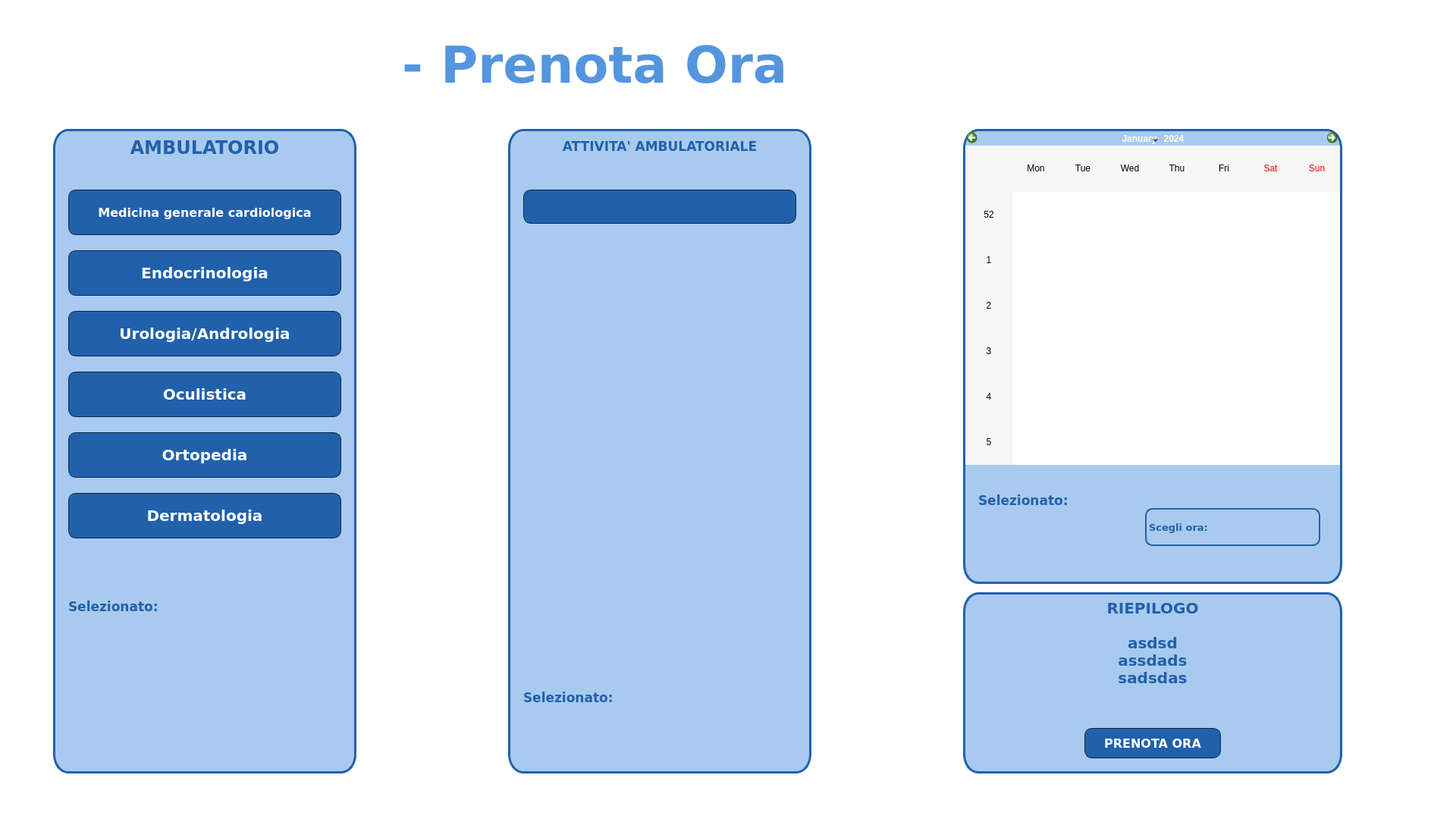
<?xml version="1.0" encoding="UTF-8"?>
<ui version="4.0">
 <class>prenota_ora_paziente</class>
 <widget class="QWidget" name="prenota_ora_paziente">
  <property name="geometry">
   <rect>
    <x>0</x>
    <y>0</y>
    <width>1920</width>
    <height>1080</height>
   </rect>
  </property>
  <property name="minimumSize">
   <size>
    <width>1920</width>
    <height>1080</height>
   </size>
  </property>
  <property name="maximumSize">
   <size>
    <width>1920</width>
    <height>1080</height>
   </size>
  </property>
  <property name="palette">
   <palette>
    <active>
     <colorrole role="Button">
      <brush brushstyle="SolidPattern">
       <color alpha="255">
        <red>255</red>
        <green>255</green>
        <blue>255</blue>
       </color>
      </brush>
     </colorrole>
     <colorrole role="Base">
      <brush brushstyle="SolidPattern">
       <color alpha="255">
        <red>255</red>
        <green>255</green>
        <blue>255</blue>
       </color>
      </brush>
     </colorrole>
     <colorrole role="Window">
      <brush brushstyle="SolidPattern">
       <color alpha="255">
        <red>255</red>
        <green>255</green>
        <blue>255</blue>
       </color>
      </brush>
     </colorrole>
    </active>
    <inactive>
     <colorrole role="Button">
      <brush brushstyle="SolidPattern">
       <color alpha="255">
        <red>255</red>
        <green>255</green>
        <blue>255</blue>
       </color>
      </brush>
     </colorrole>
     <colorrole role="Base">
      <brush brushstyle="SolidPattern">
       <color alpha="255">
        <red>255</red>
        <green>255</green>
        <blue>255</blue>
       </color>
      </brush>
     </colorrole>
     <colorrole role="Window">
      <brush brushstyle="SolidPattern">
       <color alpha="255">
        <red>255</red>
        <green>255</green>
        <blue>255</blue>
       </color>
      </brush>
     </colorrole>
    </inactive>
    <disabled>
     <colorrole role="Button">
      <brush brushstyle="SolidPattern">
       <color alpha="255">
        <red>255</red>
        <green>255</green>
        <blue>255</blue>
       </color>
      </brush>
     </colorrole>
     <colorrole role="Base">
      <brush brushstyle="SolidPattern">
       <color alpha="255">
        <red>255</red>
        <green>255</green>
        <blue>255</blue>
       </color>
      </brush>
     </colorrole>
     <colorrole role="Window">
      <brush brushstyle="SolidPattern">
       <color alpha="255">
        <red>255</red>
        <green>255</green>
        <blue>255</blue>
       </color>
      </brush>
     </colorrole>
    </disabled>
   </palette>
  </property>
  <property name="windowTitle">
   <string>Clinica Casa Alfredo</string>
  </property>
  <property name="windowIcon">
   <iconset>
    <normaloff>Immagini/logo_casa_alfredo.png</normaloff>Immagini/logo_casa_alfredo.png</iconset>
  </property>
  <property name="styleSheet">
   <string notr="true"/>
  </property>
  <widget class="QPushButton" name="tendina_button">
   <property name="geometry">
    <rect>
     <x>1820</x>
     <y>20</y>
     <width>70</width>
     <height>70</height>
    </rect>
   </property>
   <property name="cursor">
    <cursorShape>PointingHandCursor</cursorShape>
   </property>
   <property name="styleSheet">
    <string notr="true">QPushButton#tendina_button:pressed {
background-color: rgb(0, 0, 0, 0);
}</string>
   </property>
   <property name="text">
    <string/>
   </property>
   <property name="icon">
    <iconset>
     <normaloff>Immagini/tendina_chiusa.png</normaloff>Immagini/tendina_chiusa.png</iconset>
   </property>
   <property name="iconSize">
    <size>
     <width>70</width>
     <height>70</height>
    </size>
   </property>
   <property name="flat">
    <bool>true</bool>
   </property>
  </widget>
  <widget class="QLabel" name="prenota_ora">
   <property name="geometry">
    <rect>
     <x>530</x>
     <y>20</y>
     <width>981</width>
     <height>131</height>
    </rect>
   </property>
   <property name="font">
    <font>
     <family>Verdana</family>
     <pointsize>50</pointsize>
     <weight>75</weight>
     <bold>true</bold>
    </font>
   </property>
   <property name="styleSheet">
    <string notr="true">color: rgb(84, 149, 223);</string>
   </property>
   <property name="text">
    <string>- Prenota Ora</string>
   </property>
  </widget>
  <widget class="QLabel" name="logo">
   <property name="geometry">
    <rect>
     <x>10</x>
     <y>5</y>
     <width>110</width>
     <height>130</height>
    </rect>
   </property>
   <property name="text">
    <string/>
   </property>
   <property name="pixmap">
    <pixmap>Immagini/logo_casa_alfredo.png</pixmap>
   </property>
   <property name="scaledContents">
    <bool>true</bool>
   </property>
  </widget>
  <widget class="QLabel" name="titolo">
   <property name="geometry">
    <rect>
     <x>110</x>
     <y>20</y>
     <width>401</width>
     <height>110</height>
    </rect>
   </property>
   <property name="text">
    <string/>
   </property>
   <property name="pixmap">
    <pixmap>Immagini/titolo_casa_alfredo.png</pixmap>
   </property>
   <property name="scaledContents">
    <bool>true</bool>
   </property>
  </widget>
  <widget class="QLabel" name="ambulatorio_label">
   <property name="geometry">
    <rect>
     <x>70</x>
     <y>170</y>
     <width>400</width>
     <height>850</height>
    </rect>
   </property>
   <property name="font">
    <font>
     <family>Verdana</family>
     <pointsize>18</pointsize>
     <weight>75</weight>
     <bold>true</bold>
    </font>
   </property>
   <property name="styleSheet">
    <string notr="true">background-color: rgb(169, 202, 239);
border-radius: 20px solid;
border: 3px solid;
border-color: rgb(33, 97, 171);
color: rgb(33, 97, 171);</string>
   </property>
   <property name="text">
    <string>AMBULATORIO</string>
   </property>
   <property name="alignment">
    <set>Qt::AlignHCenter|Qt::AlignTop</set>
   </property>
  </widget>
  <widget class="QLabel" name="attivita_ambulatoriale_label">
   <property name="geometry">
    <rect>
     <x>670</x>
     <y>170</y>
     <width>400</width>
     <height>850</height>
    </rect>
   </property>
   <property name="font">
    <font>
     <family>Verdana</family>
     <pointsize>13</pointsize>
     <weight>75</weight>
     <bold>true</bold>
    </font>
   </property>
   <property name="styleSheet">
    <string notr="true">background-color: rgb(169, 202, 239);
border-radius: 20px solid;
border: 3px solid;
border-color: rgb(33, 97, 171);
color: rgb(33, 97, 171);
padding-top: 5px;</string>
   </property>
   <property name="text">
    <string>ATTIVITA' AMBULATORIALE</string>
   </property>
   <property name="alignment">
    <set>Qt::AlignHCenter|Qt::AlignTop</set>
   </property>
  </widget>
  <widget class="QLabel" name="data_e_ora_label">
   <property name="geometry">
    <rect>
     <x>1270</x>
     <y>170</y>
     <width>500</width>
     <height>600</height>
    </rect>
   </property>
   <property name="styleSheet">
    <string notr="true">background-color: rgb(169, 202, 239);
border-radius: 20px solid;
border: 3px solid;
border-color: rgb(33, 97, 171);</string>
   </property>
   <property name="text">
    <string/>
   </property>
  </widget>
  <widget class="QLabel" name="riepilogo_label">
   <property name="geometry">
    <rect>
     <x>1270</x>
     <y>781</y>
     <width>500</width>
     <height>239</height>
    </rect>
   </property>
   <property name="font">
    <font>
     <family>Verdana</family>
     <pointsize>15</pointsize>
     <weight>75</weight>
     <bold>true</bold>
    </font>
   </property>
   <property name="styleSheet">
    <string notr="true">background-color: rgb(169, 202, 239);
border-radius: 20px solid;
border: 3px solid;
border-color: rgb(33, 97, 171);
color: rgb(33, 97, 171);</string>
   </property>
   <property name="text">
    <string>RIEPILOGO

asdsd
assdads
sadsdas</string>
   </property>
   <property name="alignment">
    <set>Qt::AlignHCenter|Qt::AlignTop</set>
   </property>
  </widget>
  <widget class="QLabel" name="freccia_1">
   <property name="geometry">
    <rect>
     <x>485</x>
     <y>545</y>
     <width>180</width>
     <height>100</height>
    </rect>
   </property>
   <property name="text">
    <string/>
   </property>
   <property name="pixmap">
    <pixmap>Immagini/freccia.png</pixmap>
   </property>
   <property name="scaledContents">
    <bool>true</bool>
   </property>
  </widget>
  <widget class="QLabel" name="freccia_2">
   <property name="geometry">
    <rect>
     <x>1085</x>
     <y>545</y>
     <width>180</width>
     <height>100</height>
    </rect>
   </property>
   <property name="text">
    <string/>
   </property>
   <property name="pixmap">
    <pixmap>Immagini/freccia.png</pixmap>
   </property>
   <property name="scaledContents">
    <bool>true</bool>
   </property>
  </widget>
  <widget class="QCalendarWidget" name="calendarWidget">
   <property name="geometry">
    <rect>
     <x>1273</x>
     <y>173</y>
     <width>494</width>
     <height>440</height>
    </rect>
   </property>
   <property name="styleSheet">
    <string notr="true">border-radius: 20px solid;</string>
   </property>
  </widget>
  <widget class="QPushButton" name="medicina_generale_cardiologica">
   <property name="geometry">
    <rect>
     <x>90</x>
     <y>250</y>
     <width>360</width>
     <height>60</height>
    </rect>
   </property>
   <property name="font">
    <font>
     <family>Verdana</family>
     <pointsize>12</pointsize>
     <weight>75</weight>
     <bold>true</bold>
    </font>
   </property>
   <property name="styleSheet">
    <string notr="true">QPushButton#medicina_generale_cardiologica {
background-color: rgb(33, 97, 171);
border: 1px solid;
border-color: rgb(13, 41, 73);
border-radius: 10px;
color: rgb(255, 255, 255);
}
QPushButton#medicina_generale_cardiologica:pressed {
background-color: rgb(13, 41, 73);
border-color: rgb(33, 97, 171);
color: rgb(200, 200, 200);
}</string>
   </property>
   <property name="text">
    <string>Medicina generale cardiologica</string>
   </property>
  </widget>
  <widget class="QPushButton" name="endocrinologia">
   <property name="geometry">
    <rect>
     <x>90</x>
     <y>330</y>
     <width>360</width>
     <height>60</height>
    </rect>
   </property>
   <property name="font">
    <font>
     <family>Verdana</family>
     <pointsize>15</pointsize>
     <weight>75</weight>
     <bold>true</bold>
    </font>
   </property>
   <property name="styleSheet">
    <string notr="true">QPushButton#endocrinologia {
background-color: rgb(33, 97, 171);
border: 1px solid;
border-color: rgb(13, 41, 73);
border-radius: 10px;
color: rgb(255, 255, 255);
}
QPushButton#endocrinologia:pressed {
background-color: rgb(13, 41, 73);
border-color: rgb(33, 97, 171);
color: rgb(200, 200, 200);
}</string>
   </property>
   <property name="text">
    <string>Endocrinologia</string>
   </property>
  </widget>
  <widget class="QPushButton" name="urologia_andrologia">
   <property name="geometry">
    <rect>
     <x>90</x>
     <y>410</y>
     <width>360</width>
     <height>60</height>
    </rect>
   </property>
   <property name="font">
    <font>
     <family>Verdana</family>
     <pointsize>15</pointsize>
     <weight>75</weight>
     <bold>true</bold>
    </font>
   </property>
   <property name="styleSheet">
    <string notr="true">QPushButton#urologia_andrologia {
background-color: rgb(33, 97, 171);
border: 1px solid;
border-color: rgb(13, 41, 73);
border-radius: 10px;
color: rgb(255, 255, 255);
}
QPushButton#urologia_andrologia:pressed {
background-color: rgb(13, 41, 73);
border-color: rgb(33, 97, 171);
color: rgb(200, 200, 200);
}</string>
   </property>
   <property name="text">
    <string>Urologia/Andrologia</string>
   </property>
  </widget>
  <widget class="QPushButton" name="oculistica">
   <property name="geometry">
    <rect>
     <x>90</x>
     <y>490</y>
     <width>360</width>
     <height>60</height>
    </rect>
   </property>
   <property name="font">
    <font>
     <family>Verdana</family>
     <pointsize>15</pointsize>
     <weight>75</weight>
     <bold>true</bold>
    </font>
   </property>
   <property name="styleSheet">
    <string notr="true">QPushButton#oculistica {
background-color: rgb(33, 97, 171);
border: 1px solid;
border-color: rgb(13, 41, 73);
border-radius: 10px;
color: rgb(255, 255, 255);
}
QPushButton#oculistica:pressed {
background-color: rgb(13, 41, 73);
border-color: rgb(33, 97, 171);
color: rgb(200, 200, 200);
}</string>
   </property>
   <property name="text">
    <string>Oculistica</string>
   </property>
  </widget>
  <widget class="QPushButton" name="ortopedia">
   <property name="geometry">
    <rect>
     <x>90</x>
     <y>570</y>
     <width>360</width>
     <height>60</height>
    </rect>
   </property>
   <property name="font">
    <font>
     <family>Verdana</family>
     <pointsize>15</pointsize>
     <weight>75</weight>
     <bold>true</bold>
    </font>
   </property>
   <property name="styleSheet">
    <string notr="true">QPushButton#ortopedia {
background-color: rgb(33, 97, 171);
border: 1px solid;
border-color: rgb(13, 41, 73);
border-radius: 10px;
color: rgb(255, 255, 255);
}
QPushButton#ortopedia:pressed {
background-color: rgb(13, 41, 73);
border-color: rgb(33, 97, 171);
color: rgb(200, 200, 200);
}</string>
   </property>
   <property name="text">
    <string>Ortopedia</string>
   </property>
  </widget>
  <widget class="QPushButton" name="dermatologia">
   <property name="geometry">
    <rect>
     <x>90</x>
     <y>650</y>
     <width>360</width>
     <height>60</height>
    </rect>
   </property>
   <property name="font">
    <font>
     <family>Verdana</family>
     <pointsize>15</pointsize>
     <weight>75</weight>
     <bold>true</bold>
    </font>
   </property>
   <property name="styleSheet">
    <string notr="true">QPushButton#dermatologia {
background-color: rgb(33, 97, 171);
border: 1px solid;
border-color: rgb(13, 41, 73);
border-radius: 10px;
color: rgb(255, 255, 255);
}
QPushButton#dermatologia:pressed {
background-color: rgb(13, 41, 73);
border-color: rgb(33, 97, 171);
color: rgb(200, 200, 200);
}</string>
   </property>
   <property name="text">
    <string>Dermatologia</string>
   </property>
  </widget>
  <widget class="QLabel" name="selezionato_ambulatorio">
   <property name="geometry">
    <rect>
     <x>90</x>
     <y>790</y>
     <width>360</width>
     <height>90</height>
    </rect>
   </property>
   <property name="font">
    <font>
     <family>Verdana</family>
     <pointsize>13</pointsize>
     <weight>75</weight>
     <bold>true</bold>
    </font>
   </property>
   <property name="styleSheet">
    <string notr="true">color: rgb(33, 97, 171);</string>
   </property>
   <property name="text">
    <string>Selezionato:</string>
   </property>
   <property name="alignment">
    <set>Qt::AlignLeading|Qt::AlignLeft|Qt::AlignTop</set>
   </property>
  </widget>
  <widget class="QPushButton" name="attivita_ambulatoriale_button_1">
   <property name="geometry">
    <rect>
     <x>690</x>
     <y>250</y>
     <width>360</width>
     <height>45</height>
    </rect>
   </property>
   <property name="font">
    <font>
     <family>Verdana</family>
     <pointsize>12</pointsize>
     <weight>75</weight>
     <bold>true</bold>
    </font>
   </property>
   <property name="styleSheet">
    <string notr="true">QPushButton#attivita_ambulatoriale_button_1{
background-color: rgb(33, 97, 171);
border: 1px solid;
border-color: rgb(13, 41, 73);
border-radius: 10px;
color: rgb(255, 255, 255);
}
QPushButton#attivita_ambulatoriale_button_1:pressed {
background-color: rgb(13, 41, 73);
border-color: rgb(33, 97, 171);
color: rgb(200, 200, 200);
}</string>
   </property>
   <property name="text">
    <string/>
   </property>
  </widget>
  <widget class="QLabel" name="selezionato_attivita_ambulatoriale">
   <property name="geometry">
    <rect>
     <x>690</x>
     <y>910</y>
     <width>360</width>
     <height>90</height>
    </rect>
   </property>
   <property name="font">
    <font>
     <family>Verdana</family>
     <pointsize>13</pointsize>
     <weight>75</weight>
     <bold>true</bold>
    </font>
   </property>
   <property name="styleSheet">
    <string notr="true">color: rgb(33, 97, 171);</string>
   </property>
   <property name="text">
    <string>Selezionato:</string>
   </property>
   <property name="alignment">
    <set>Qt::AlignLeading|Qt::AlignLeft|Qt::AlignTop</set>
   </property>
  </widget>
  <widget class="QLabel" name="selezionato_data_e_ora">
   <property name="geometry">
    <rect>
     <x>1290</x>
     <y>650</y>
     <width>201</width>
     <height>90</height>
    </rect>
   </property>
   <property name="font">
    <font>
     <family>Verdana</family>
     <pointsize>13</pointsize>
     <weight>75</weight>
     <bold>true</bold>
    </font>
   </property>
   <property name="styleSheet">
    <string notr="true">color: rgb(33, 97, 171);</string>
   </property>
   <property name="text">
    <string>Selezionato:</string>
   </property>
   <property name="alignment">
    <set>Qt::AlignLeading|Qt::AlignLeft|Qt::AlignTop</set>
   </property>
  </widget>
  <widget class="QPushButton" name="prenota_ora_button">
   <property name="geometry">
    <rect>
     <x>1430</x>
     <y>960</y>
     <width>180</width>
     <height>40</height>
    </rect>
   </property>
   <property name="font">
    <font>
     <family>Verdana</family>
     <pointsize>12</pointsize>
     <weight>75</weight>
     <bold>true</bold>
    </font>
   </property>
   <property name="styleSheet">
    <string notr="true">QPushButton#prenota_ora_button {
background-color: rgb(33, 97, 171);
border: 1px solid;
border-color: rgb(13, 41, 73);
border-radius: 10px;
color: rgb(255, 255, 255);
}
QPushButton#prenota_ora_button:pressed {
background-color: rgb(13, 41, 73);
border-color: rgb(33, 97, 171);
color: rgb(200, 200, 200);
}</string>
   </property>
   <property name="text">
    <string>PRENOTA ORA</string>
   </property>
  </widget>
  <widget class="QLabel" name="lunedi">
   <property name="geometry">
    <rect>
     <x>1335</x>
     <y>256</y>
     <width>62</width>
     <height>357</height>
    </rect>
   </property>
   <property name="cursor">
    <cursorShape>ForbiddenCursor</cursorShape>
   </property>
   <property name="styleSheet">
    <string notr="true">background-color: white</string>
   </property>
   <property name="text">
    <string/>
   </property>
  </widget>
  <widget class="QLabel" name="martedi">
   <property name="geometry">
    <rect>
     <x>1397</x>
     <y>256</y>
     <width>62</width>
     <height>357</height>
    </rect>
   </property>
   <property name="cursor">
    <cursorShape>ForbiddenCursor</cursorShape>
   </property>
   <property name="styleSheet">
    <string notr="true">background-color: white</string>
   </property>
   <property name="text">
    <string/>
   </property>
  </widget>
  <widget class="QLabel" name="mercoledi">
   <property name="geometry">
    <rect>
     <x>1459</x>
     <y>256</y>
     <width>62</width>
     <height>357</height>
    </rect>
   </property>
   <property name="cursor">
    <cursorShape>ForbiddenCursor</cursorShape>
   </property>
   <property name="styleSheet">
    <string notr="true">background-color: white</string>
   </property>
   <property name="text">
    <string/>
   </property>
  </widget>
  <widget class="QLabel" name="giovedi">
   <property name="geometry">
    <rect>
     <x>1521</x>
     <y>256</y>
     <width>62</width>
     <height>357</height>
    </rect>
   </property>
   <property name="cursor">
    <cursorShape>ForbiddenCursor</cursorShape>
   </property>
   <property name="styleSheet">
    <string notr="true">background-color: white</string>
   </property>
   <property name="text">
    <string/>
   </property>
  </widget>
  <widget class="QLabel" name="venerdi">
   <property name="geometry">
    <rect>
     <x>1583</x>
     <y>256</y>
     <width>62</width>
     <height>357</height>
    </rect>
   </property>
   <property name="cursor">
    <cursorShape>ForbiddenCursor</cursorShape>
   </property>
   <property name="styleSheet">
    <string notr="true">background-color: white</string>
   </property>
   <property name="text">
    <string/>
   </property>
  </widget>
  <widget class="QLabel" name="sabato">
   <property name="geometry">
    <rect>
     <x>1645</x>
     <y>256</y>
     <width>62</width>
     <height>357</height>
    </rect>
   </property>
   <property name="cursor">
    <cursorShape>ForbiddenCursor</cursorShape>
   </property>
   <property name="styleSheet">
    <string notr="true">background-color: white</string>
   </property>
   <property name="text">
    <string/>
   </property>
  </widget>
  <widget class="QLabel" name="label_7">
   <property name="geometry">
    <rect>
     <x>1707</x>
     <y>256</y>
     <width>60</width>
     <height>357</height>
    </rect>
   </property>
   <property name="cursor">
    <cursorShape>ForbiddenCursor</cursorShape>
   </property>
   <property name="styleSheet">
    <string notr="true">background-color: white</string>
   </property>
   <property name="text">
    <string/>
   </property>
  </widget>
  <widget class="QComboBox" name="comboBox">
   <property name="geometry">
    <rect>
     <x>1510</x>
     <y>670</y>
     <width>231</width>
     <height>50</height>
    </rect>
   </property>
   <property name="font">
    <font>
     <family>Verdana</family>
     <pointsize>10</pointsize>
     <weight>75</weight>
     <bold>true</bold>
    </font>
   </property>
   <property name="styleSheet">
    <string notr="true">QComboBox#comboBox {
	border-bottom-right-radius: 10px;
	border-bottom-left-radius: 10px;
	border-top-left-radius: 10px;
	border-top-right-radius: 10px;
	background-color: rgb(169, 202, 239);
	border: 2px solid;
	border-color: rgb(33, 97, 171);
	color: rgb(33, 97, 171);
}
QComboBox QAbstractItemView {
	background-color: rgb(169, 202, 239);
	border: 2px solid;
	border-color: rgb(33, 97, 171);
	color: rgb(33, 97, 171);
}
QComboBox#comboBox::drop-down:button{
	border: 0px;
}
QComboBox#comboBox::down-arrow {
	image: url(Immagini/freccia_combo_box.png);
	width: 20px;
	height: 20px;
	padding-right: 10px;
}
QComboBox#comboBox::down-arrow:on {
	image: url(Immagini/freccia_combo_box_capovolta.png);
}</string>
   </property>
   <item>
    <property name="text">
     <string>Scegli ora:</string>
    </property>
   </item>
  </widget>
 </widget>
 <resources/>
 <connections/>
</ui>
